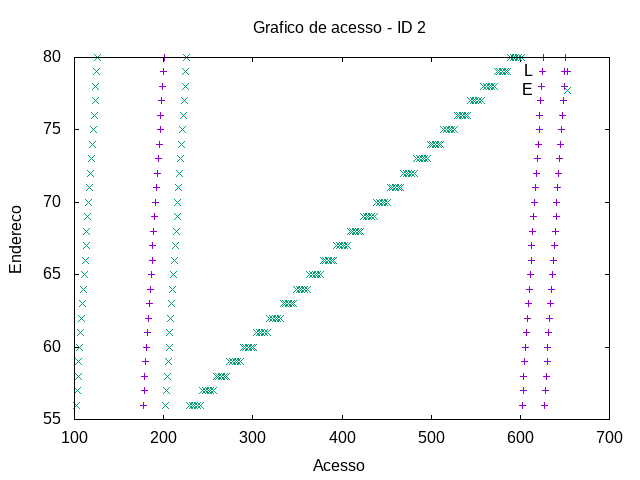

The script that saved this image:
set term png
set output "../out/mult-acesso-2.png"
set title "Grafico de acesso - ID 2"
set xlabel "Acesso"
set ylabel "Endereco"
plot "../out/mult-acesso-0-2.gpdat" u 2:4 w points t "L", "../out/mult-acesso-1-2.gpdat" u 2:4 w points t "E"
